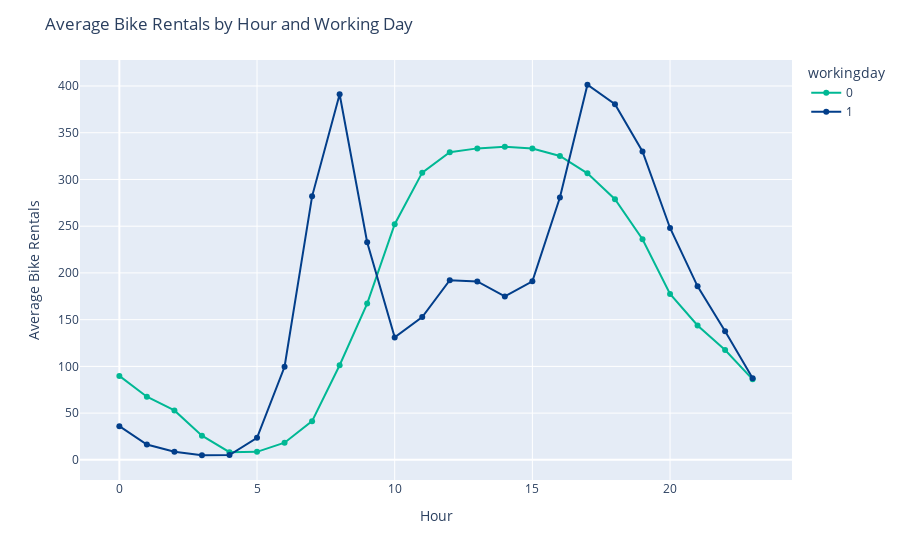

Notebook code for this chart:
### Markdown cell above
**- Average Usage of Shared Bikes per Hour Segmented by Working and Not-Working Days:**

### Code cell
# Grouping the data by hour and working day and computing the average number of bike rentals
peakhour = bike_dataset.groupby(["hr", "workingday"], as_index=False)["cnt"].mean()

# Plotting the average number of bike rentals by hour and working day.
fig = px.line(peakhour, x='hr', y='cnt', color='workingday', markers=True,
              color_discrete_sequence=['#00b894', '#023e8a'])
fig.update_layout(title='Average Bike Rentals by Hour and Working Day',
                  xaxis_title='Hour',
                  yaxis_title='Average Bike Rentals')
fig.show()

### Figure 1 — Plotly figure (JSON) as saved in the notebook; plotly's stock layout.template omitted (floating-point values rounded to 4 significant figures)
{"data": [{"hovertemplate": "workingday=0<br>hr=%{x}<br>cnt=%{y}<extra></extra>", "legendgroup": "0", "line": {"color": "#00b894", "dash": "solid"}, "marker": {"symbol": "circle"}, "mode": "lines+markers", "name": "0", "orientation": "v", "showlegend": true, "type": "scatter", "x": [0, 1, 2, 3, 4, 5, 6, 7, 8, 9, 10, 11, 12, 13, 14, 15, 16, 17, 18, 19, 20, 21, 22, 23], "xaxis": "x", "y": [89.84, 67.57, 52.92, 25.89, 8.152, 8.568, 18.36, 41.39, 101.2, 167.2, 252.2, 307.3, 329.1, 333.3, 334.9, 333.0, 325.2, 306.6, 278.8, 236.1, 177.4, 143.8, 117.5, 86.17], "yaxis": "y"}, {"hovertemplate": "workingday=1<br>hr=%{x}<br>cnt=%{y}<extra></extra>", "legendgroup": "1", "line": {"color": "#023e8a", "dash": "solid"}, "marker": {"symbol": "circle"}, "mode": "lines+markers", "name": "1", "orientation": "v", "showlegend": true, "type": "scatter", "x": [0, 1, 2, 3, 4, 5, 6, 7, 8, 9, 10, 11, 12, 13, 14, 15, 16, 17, 18, 19, 20, 21, 22, 23], "xaxis": "x", "y": [36.08, 16.37, 8.639, 4.922, 5.148, 23.65, 99.58, 281.9, 391.2, 232.8, 131.0, 152.8, 192.2, 190.9, 174.9, 191.0, 280.7, 401.4, 380.6, 330.0, 248.1, 185.7, 137.7, 87.21], "yaxis": "y"}], "layout": {"legend": {"title": {"text": "workingday"}, "tracegroupgap": 0}, "margin": {"t": 60}, "title": {"text": "Average Bike Rentals by Hour and Working Day"}, "xaxis": {"anchor": "y", "domain": [0, 1], "title": {"text": "Hour"}}, "yaxis": {"anchor": "x", "domain": [0, 1], "title": {"text": "Average Bike Rentals"}}}}
